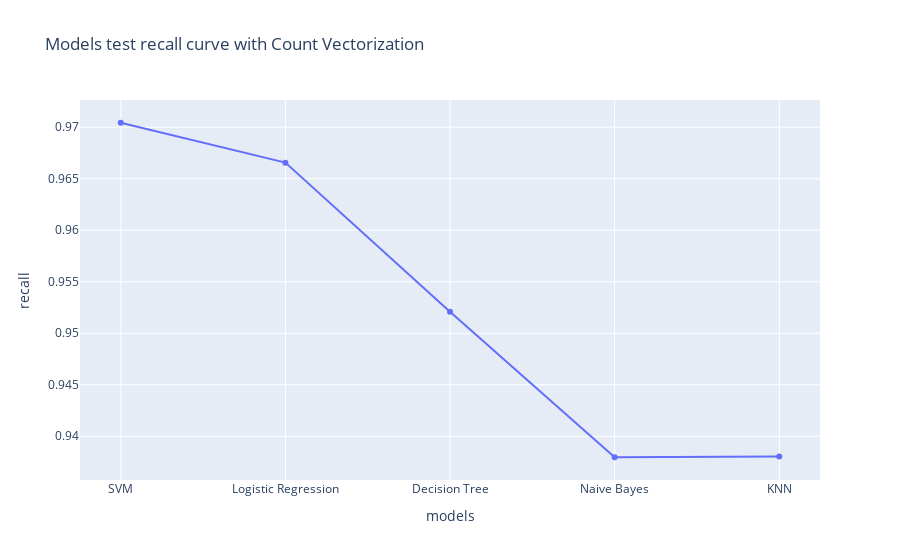

The notebook cell this image was saved under:
### Code cell
x_data_recall = [svc_recall,lr_recall,dt_recall,nb_recall,knn_recall]
px.line(x=y_data,y=x_data_precision,title="Models test recall curve with Count Vectorization",labels={'x':'models','y':'recall'},markers='o')

### Figure 1 — Plotly figure (JSON) as saved in the notebook; plotly's stock layout.template omitted (floating-point values rounded to 4 significant figures)
{"data": [{"hovertemplate": "models=%{x}<br>recall=%{y}<extra></extra>", "legendgroup": "", "line": {"color": "#636efa", "dash": "solid"}, "marker": {"symbol": "circle"}, "mode": "lines+markers", "name": "", "orientation": "v", "showlegend": false, "type": "scatter", "x": ["SVM", "Logistic Regression", "Decision Tree", "Naive Bayes", "KNN"], "xaxis": "x", "y": [0.9704, 0.9666, 0.9521, 0.938, 0.938], "yaxis": "y"}], "layout": {"legend": {"tracegroupgap": 0}, "title": {"text": "Models test recall curve with Count Vectorization"}, "xaxis": {"anchor": "y", "domain": [0, 1], "title": {"text": "models"}}, "yaxis": {"anchor": "x", "domain": [0, 1], "title": {"text": "recall"}}}}
